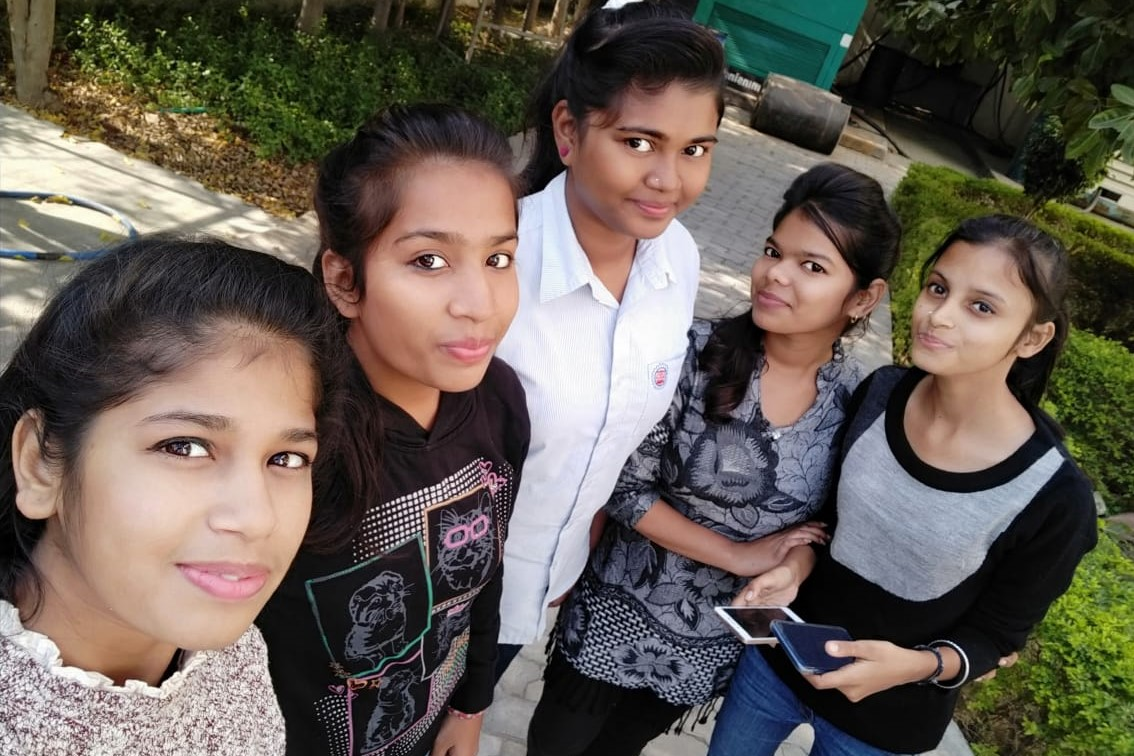
#> input picture five star.jpg, 1134 x 756 px
$ python detect_face_image.py
#> lines starting #> are read from the running program, lines starting #| are printed output that depends on the picture; after the words box and inside, x2 and y2 are one past the last pixel; in counts of white or black regions, pixels touching at a corner belong together
import cv2

# Load the cascade
face_cascade = cv2.CascadeClassifier('haarcascade_frontalface_default.xml')

# Read the input image
img = cv2.imread('five star.jpg')
#> img is the input picture: shape (756, 1134, 3); mean B, G, R 85, 93.8, 102.5

# Convert into grayscale
gray = cv2.cvtColor(img, cv2.COLOR_BGR2GRAY)
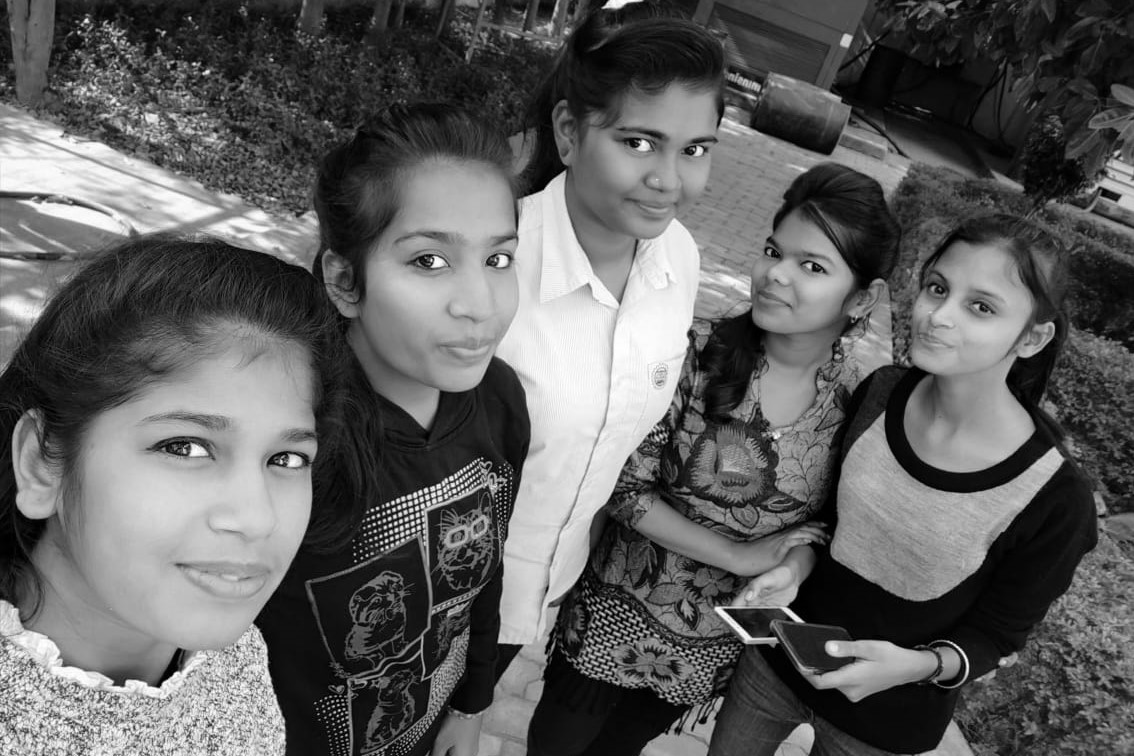
#> gray: shape (756, 1134); min 0, max 255, mean 95.4

# Detect faces
faces = face_cascade.detectMultiScale(gray, 1.1, 4)
#> faces = [[583, 83, 162, 162], [731, 217, 116, 116], [885, 245, 139, 139], [359, 179, 209, 209], [689, 362, 175, 175], [91, 352, 271, 271]]

# Draw rectangle around the faces
for (x, y, w, h) in faces:
    cv2.rectangle(img, (x, y), (x + w, y + h), (300,0, 0), 2)
#> this loop made 6 passes
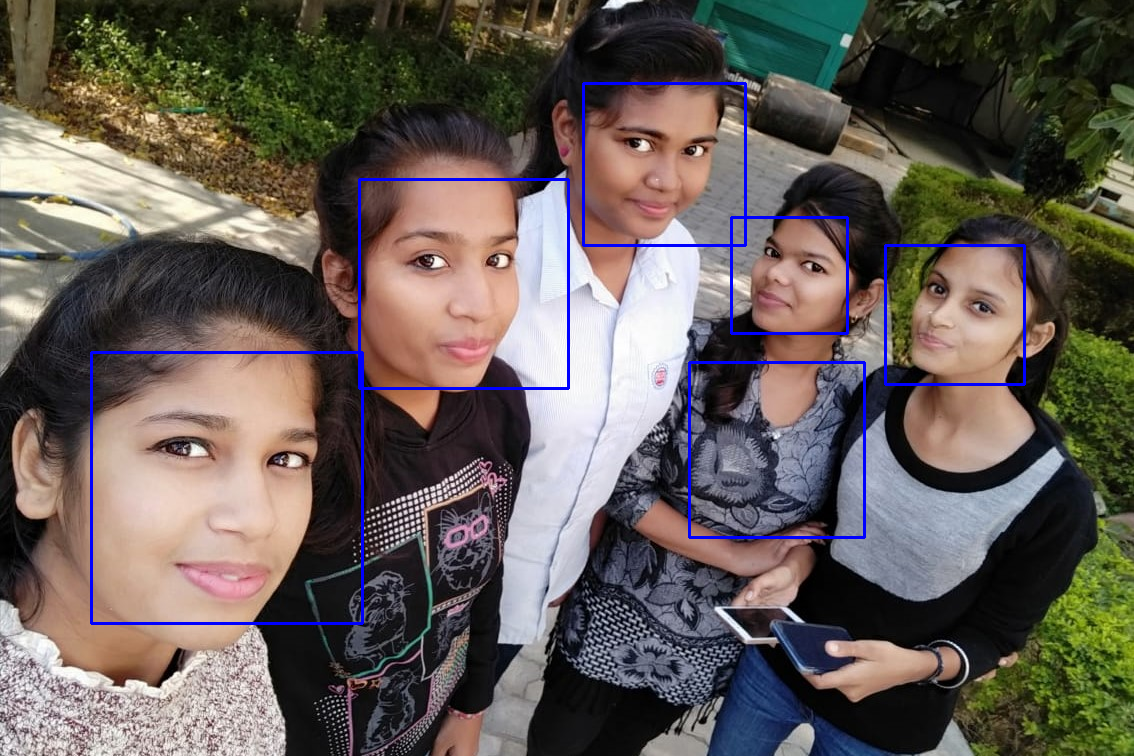
#> img: shape (756, 1134, 3); 1.49% of pixels changed, all inside (x1, y1, x2, y2) = (90, 82, 1026, 625)

# Display the output
cv2.imshow('img', img)
cv2.waitKey()

$ run again, with test.jpg copied over five star.jpg
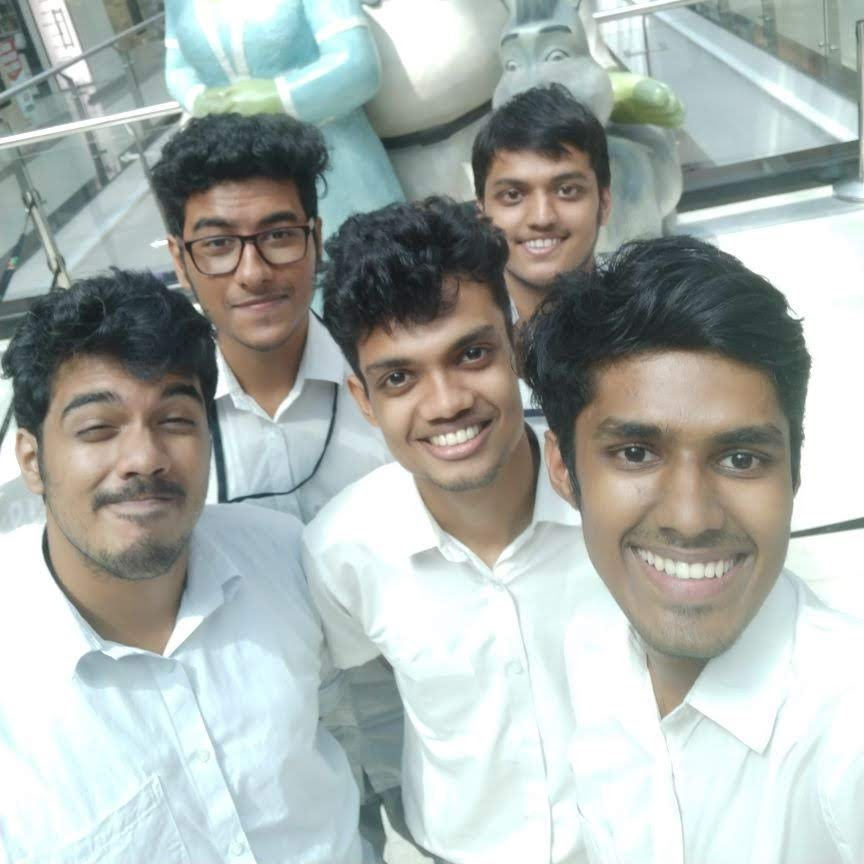
#> input picture test.jpg, 864 x 864 px
#> img is the input picture: shape (864, 864, 3); mean B, G, R 172.8, 176.6, 169.7
#> `gray = cv2.cvtColor(img, cv2.COLOR_BGR2GRAY)`:
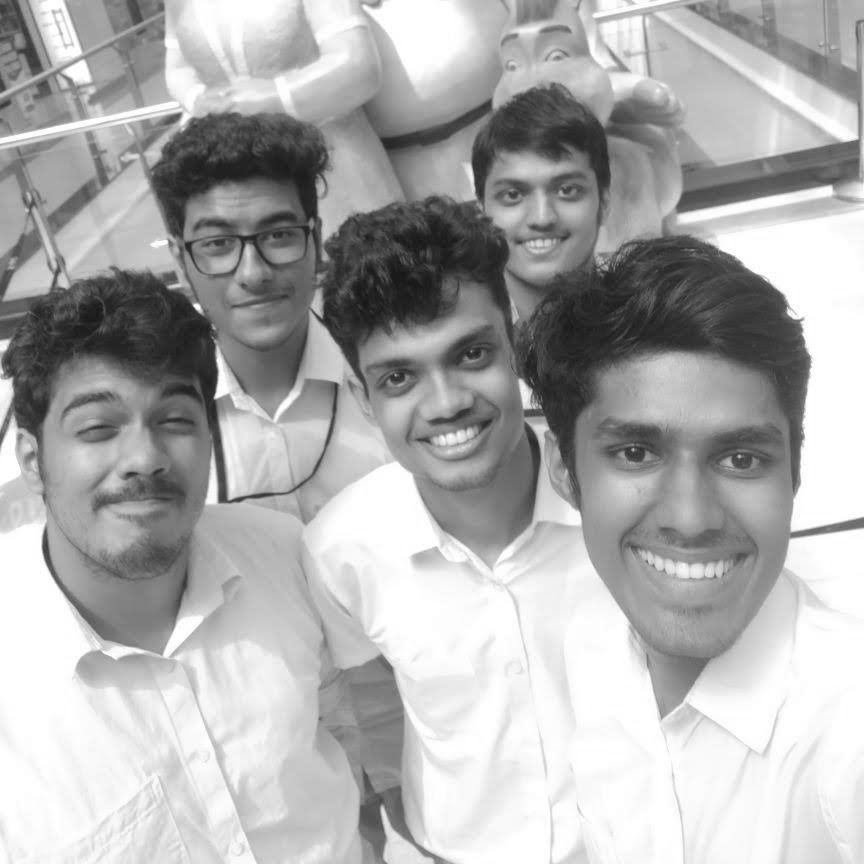
#> gray: shape (864, 864); min 20, max 255, mean 174.1
#> faces = [[472, 138, 137, 137], [166, 172, 168, 168], [33, 343, 208, 208], [336, 289, 208, 208], [545, 346, 277, 277]]
#> the loop `for (x, y, w, h) in faces:` made 5 passes
#> after the loop `for (x, y, w, h) in faces:`:
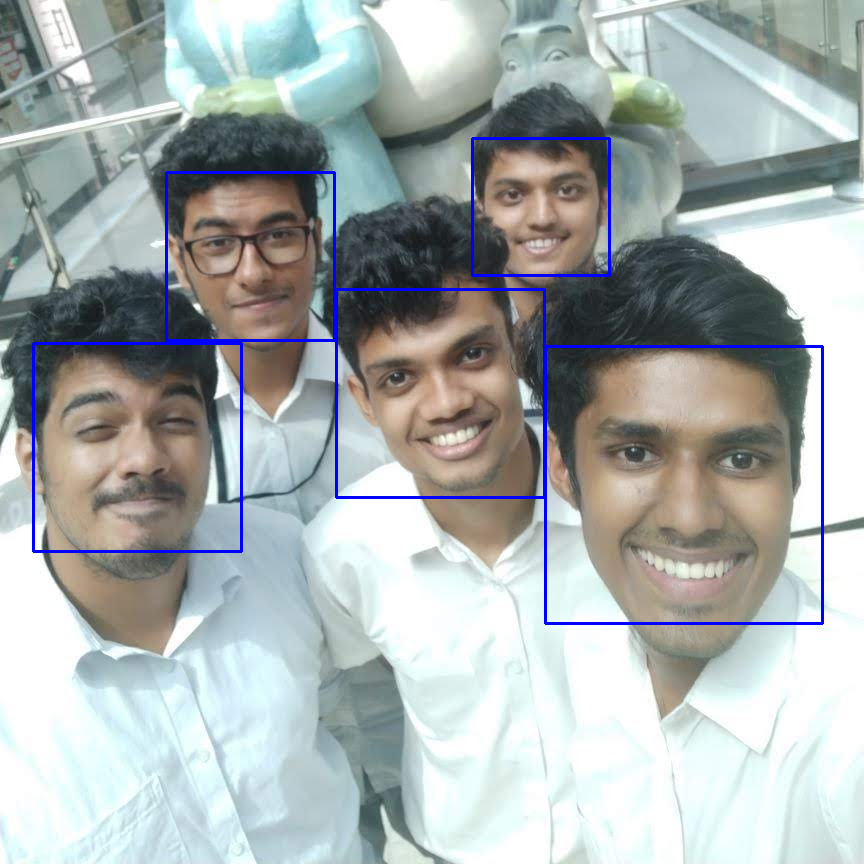
#> img: shape (864, 864, 3); 1.55% of pixels changed, all inside (x1, y1, x2, y2) = (32, 137, 824, 625)
